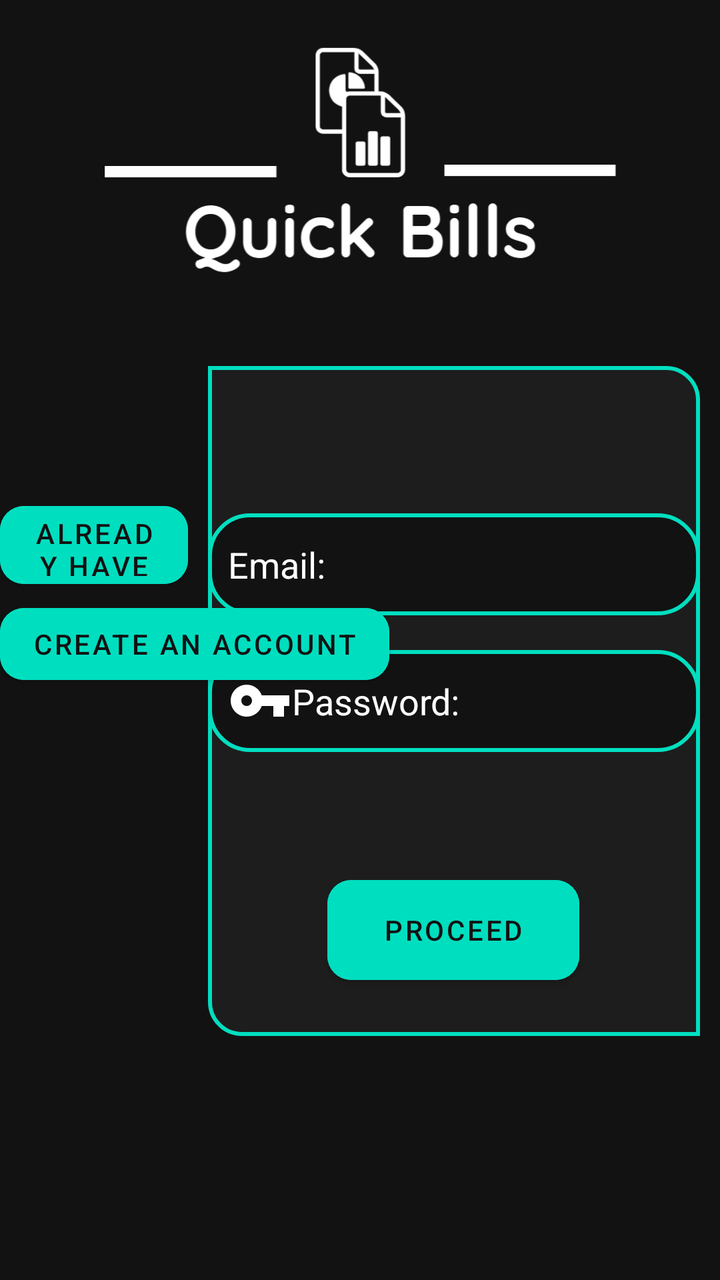
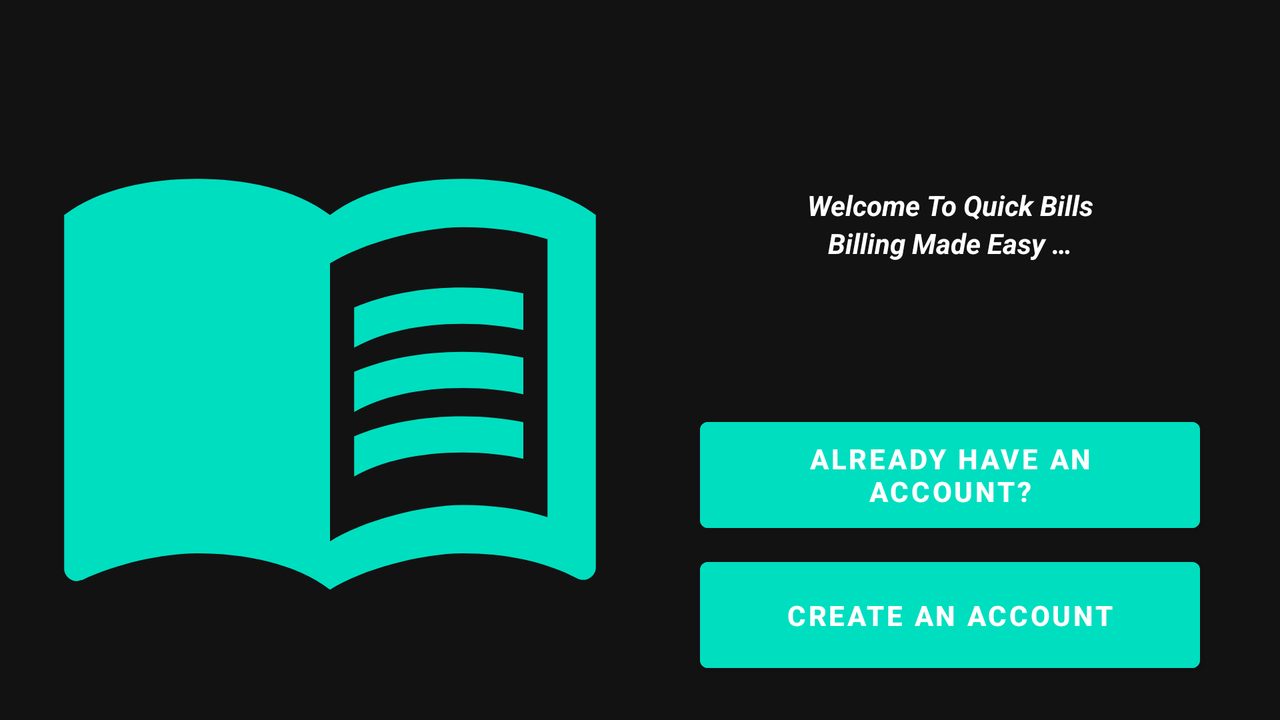

An Android layout and its configuration variant, each rendered on a device that would load it. The default file and the variant file are quoted in full after the pictures.
<!-- AndroidManifest.xml: application theme Theme.QuickBills -->
<!-- res/layout/activity_main.xml -->
<?xml version="1.0" encoding="utf-8"?>
<androidx.constraintlayout.widget.ConstraintLayout xmlns:android="http://schemas.android.com/apk/res/android"
    xmlns:app="http://schemas.android.com/apk/res-auto"
    xmlns:tools="http://schemas.android.com/tools"
    android:id="@+id/loginScreen"
    android:layout_width="match_parent"
    android:layout_height="match_parent"
    android:background="@color/background"
    tools:context=".activity.MainActivity" >

    <ImageView
        android:id="@+id/emailIcn"
        android:layout_width="match_parent"
        android:layout_height="171dp"
        android:contentDescription="@string/email_icn_description"
        app:layout_constraintEnd_toEndOf="parent"
        app:layout_constraintStart_toStartOf="parent"
        app:layout_constraintTop_toTopOf="parent"
        app:srcCompat="@mipmap/quick_bills_logo" />

    <Button
        android:id="@+id/loginBtn"
        android:layout_width="94dp"
        android:layout_height="51dp"
        android:layout_marginTop="76dp"
        android:backgroundTint="@color/secondary"
        android:text="@string/log_in_text"
        android:textColor="@color/background"
        app:cornerRadius="@dimen/btn_radius"
        app:layout_constraintStart_toStartOf="parent"
        app:layout_constraintTop_toBottomOf="@+id/emailIcn" />

    <Button
        android:id="@+id/signUpBtn"
        android:layout_width="wrap_content"
        android:layout_height="wrap_content"
        android:backgroundTint="@color/secondary"
        android:text="@string/sign_up_text"
        android:textColor="@color/background"
        app:cornerRadius="@dimen/btn_radius"
        app:layout_constraintStart_toStartOf="parent"
        app:layout_constraintTop_toBottomOf="@+id/loginBtn" />

    <androidx.constraintlayout.widget.ConstraintLayout
        android:layout_width="0dp"
        android:layout_height="335dp"
        android:layout_marginLeft="10sp"
        android:layout_marginTop="12dp"
        android:layout_marginRight="10sp"
        android:background="@drawable/rectangle"
        app:layout_constraintEnd_toEndOf="parent"
        app:layout_constraintHorizontal_bias="0.578"
        app:layout_constraintStart_toEndOf="@+id/loginBtn"
        app:layout_constraintTop_toBottomOf="@+id/emailIcn">

        <EditText
            android:id="@+id/editTextTextEmailAddress"
            android:layout_width="0dp"
            android:layout_height="51dp"
            android:layout_marginTop="56dp"
            android:autofillHints="@string/email_hint"
            android:background="@drawable/input_radius"
            android:drawableStart="@mipmap/outline_email_white_36"
            android:ems="10"
            android:hint="@string/email_hint"
            android:inputType="textEmailAddress"
            android:paddingLeft="10sp"
            android:paddingRight="10sp"
            android:textColor="@color/foreground"
            android:textColorHint="@color/text_hint"
            app:layout_constraintBottom_toTopOf="@+id/editTextTextPassword"
            app:layout_constraintEnd_toEndOf="parent"
            app:layout_constraintStart_toStartOf="parent"
            app:layout_constraintTop_toTopOf="parent" />

        <EditText
            android:id="@+id/editTextTextPassword"
            android:layout_width="0dp"
            android:layout_height="51dp"
            android:autofillHints="@string/email_hint"
            android:background="@drawable/input_radius"
            android:drawableStart="@mipmap/baseline_vpn_key_white_48"
            android:ems="10"
            android:hint="@string/password_hint"
            android:inputType="textPassword"
            android:paddingLeft="10sp"
            android:paddingRight="10sp"
            android:textColor="@color/foreground"
            android:textColorHint="@color/text_hint"
            app:layout_constraintBottom_toBottomOf="parent"
            app:layout_constraintEnd_toEndOf="parent"
            app:layout_constraintStart_toStartOf="parent"
            app:layout_constraintTop_toTopOf="parent" />

        <Button
            android:id="@+id/submitBtn"
            android:layout_width="126dp"
            android:layout_height="62dp"
            android:layout_marginTop="36dp"
            android:backgroundTint="@color/secondary"
            android:text="@string/submit_btn"
            android:textColor="@color/background"
            app:cornerRadius="@dimen/btn_radius"
            app:layout_constraintBottom_toBottomOf="parent"
            app:layout_constraintEnd_toEndOf="parent"
            app:layout_constraintHorizontal_bias="0.497"
            app:layout_constraintStart_toStartOf="parent"
            app:layout_constraintTop_toBottomOf="@+id/editTextTextPassword" />

    </androidx.constraintlayout.widget.ConstraintLayout>

</androidx.constraintlayout.widget.ConstraintLayout>
<!-- resources referenced by this layout -->
<resources>
  <color name="background">#121212</color>
  <color name="foreground">#FFFFFF</color>
  <color name="secondary">#00dec0</color>
  <color name="text_hint">#CFCFCF</color>
  <dimen name="btn_radius">12sp</dimen>
  <!-- drawable input_radius (drawable) -->
  <?xml version="1.0" encoding="utf-8"?>
  <shape xmlns:android="http://schemas.android.com/apk/res/android"
      android:shape="rectangle"
      android:padding="10dp">
  
      <solid android:color="@color/background" />
      <corners
          android:radius="20sp"/>
      <stroke android:color="@color/secondary" android:width="2sp"/>
  </shape>
  <!-- drawable rectangle (drawable) -->
  <?xml version="1.0" encoding="utf-8"?>
  <shape xmlns:android="http://schemas.android.com/apk/res/android" android:shape="rectangle">
      <solid android:color="@color/surface"/>
      <corners android:bottomLeftRadius="@dimen/layout_login_radius" android:topRightRadius="@dimen/layout_login_radius"/>
      <stroke  android:width="2dip" android:color="#000000"/>
      <stroke android:color="@color/secondary" android:width="2sp"/>
  </shape>
  <!-- mipmap baseline_vpn_key_white_48: png bitmap (mipmap-xxhdpi, 499 bytes) -->
  <!-- mipmap quick_bills_logo: png bitmap (mipmap-xxhdpi, 24111 bytes) -->
  <string name="email_hint"> Email: </string>
  <string name="email_icn_description">Email Icon</string>
  <string name="log_in_text">Already have an account?</string>
  <string name="password_hint">Password:</string>
  <string name="sign_up_text">Create an Account</string>
  <string name="submit_btn">Proceed</string>
  <style name="Theme.QuickBills" parent="Theme.MaterialComponents.DayNight.DarkActionBar">
          
          <item name="colorPrimary">@color/surface</item>
          <item name="colorPrimaryVariant">@color/background</item>
          <item name="colorOnPrimary">@color/white</item>
          
          <item name="colorSecondary">@color/teal_200</item>
          <item name="colorSecondaryVariant">@color/teal_700</item>
          <item name="colorOnSecondary">@color/black</item>
          
          <item name="android:statusBarColor" tools:targetApi="l">?attr/colorPrimaryVariant</item>
          
      </style>
  <color name="surface">#1D1D1D</color>
  <dimen name="layout_login_radius">16.0sp</dimen>
  <color name="white">#FFFFFFFF</color>
  <color name="teal_200">#FF03DAC5</color>
  <color name="teal_700">#FF018786</color>
  <color name="black">#FF000000</color>
</resources>
<!-- res/layout-land/activity_main.xml (the repository's variant of the layout above) -->
<!-- drawn on the phone turned sideways -->
<?xml version="1.0" encoding="utf-8"?>
<androidx.constraintlayout.widget.ConstraintLayout xmlns:android="http://schemas.android.com/apk/res/android"
    xmlns:app="http://schemas.android.com/apk/res-auto"
    xmlns:tools="http://schemas.android.com/tools"
    android:layout_width="match_parent"
    android:layout_height="match_parent"
    android:background="@color/background"
    tools:context=".activity.MainActivity">

    <ImageView
        android:id="@+id/imageView"
        android:layout_width="290dp"
        android:layout_height="0dp"
        android:layout_marginStart="20dp"
        android:contentDescription="@string/email_icn_description"
        app:layout_constraintBottom_toBottomOf="parent"
        app:layout_constraintStart_toStartOf="parent"
        app:layout_constraintTop_toTopOf="parent"
        app:srcCompat="@drawable/ic_all_bills" />

    <TextView
        android:id="@+id/welcome_text_id"
        android:layout_width="wrap_content"
        android:layout_height="wrap_content"
        android:text="@string/welcome_text"
        android:textColor="@color/foreground"
        android:textSize="@dimen/dashboard_text"
        android:textStyle="bold|italic"
        app:layout_constraintBottom_toTopOf="@+id/log_in_btn_id"
        app:layout_constraintEnd_toEndOf="parent"
        app:layout_constraintStart_toEndOf="@+id/imageView"
        app:layout_constraintTop_toTopOf="parent" />

    <TextView
        android:id="@+id/welcome_text_id2"
        android:layout_width="wrap_content"
        android:layout_height="wrap_content"
        android:text="@string/welcome_text_2"
        android:textColor="@color/foreground"
        android:textSize="@dimen/dashboard_text"
        android:textStyle="bold|italic"
        app:layout_constraintEnd_toEndOf="parent"
        app:layout_constraintStart_toEndOf="@+id/imageView"
        app:layout_constraintTop_toBottomOf="@+id/welcome_text_id" />

    <Button
        android:id="@+id/log_in_btn_id"
        android:layout_width="0dp"
        android:layout_height="65dp"
        android:layout_marginStart="40dp"
        android:layout_marginEnd="40dp"
        android:layout_marginBottom="5dp"
        android:backgroundTint="@color/secondary"
        android:text="@string/log_in_text"
        android:textAllCaps="true"
        android:textStyle="bold"
        app:layout_constraintBottom_toTopOf="@+id/sign_up_btn_id"
        app:layout_constraintEnd_toEndOf="parent"
        app:layout_constraintStart_toEndOf="@+id/imageView" />

    <Button
        android:id="@+id/sign_up_btn_id"
        android:layout_width="0dp"
        android:layout_height="65dp"
        android:layout_marginStart="40dp"
        android:layout_marginEnd="40dp"
        android:layout_marginBottom="20dp"
        android:backgroundTint="@color/secondary"
        android:text="@string/sign_up_text"
        android:textAllCaps="true"
        android:textStyle="bold"
        app:layout_constraintBottom_toBottomOf="parent"
        app:layout_constraintEnd_toEndOf="parent"
        app:layout_constraintStart_toEndOf="@+id/imageView" />

</androidx.constraintlayout.widget.ConstraintLayout>
<!-- resources referenced by the variant -->
<!-- as the phone turned sideways resolves them -->
<resources>
  <color name="background">#121212</color>
  <color name="foreground">#FFFFFF</color>
  <color name="secondary">#00dec0</color>
  <!-- drawable ic_all_bills (drawable) -->
  <vector android:height="35dp" android:tint="#00DEC0"
      android:viewportHeight="24" android:viewportWidth="24"
      android:width="35dp" xmlns:android="http://schemas.android.com/apk/res/android">
      <path android:fillColor="@android:color/white" android:pathData="M21,5c-1.11,-0.35 -2.33,-0.5 -3.5,-0.5c-1.95,0 -4.05,0.4 -5.5,1.5c-1.45,-1.1 -3.55,-1.5 -5.5,-1.5S2.45,4.9 1,6v14.65c0,0.25 0.25,0.5 0.5,0.5c0.1,0 0.15,-0.05 0.25,-0.05C3.1,20.45 5.05,20 6.5,20c1.95,0 4.05,0.4 5.5,1.5c1.35,-0.85 3.8,-1.5 5.5,-1.5c1.65,0 3.35,0.3 4.75,1.05c0.1,0.05 0.15,0.05 0.25,0.05c0.25,0 0.5,-0.25 0.5,-0.5V6C22.4,5.55 21.75,5.25 21,5zM21,18.5c-1.1,-0.35 -2.3,-0.5 -3.5,-0.5c-1.7,0 -4.15,0.65 -5.5,1.5V8c1.35,-0.85 3.8,-1.5 5.5,-1.5c1.2,0 2.4,0.15 3.5,0.5V18.5z"/>
      <path android:fillColor="@android:color/white" android:pathData="M17.5,10.5c0.88,0 1.73,0.09 2.5,0.26V9.24C19.21,9.09 18.36,9 17.5,9c-1.7,0 -3.24,0.29 -4.5,0.83v1.66C14.13,10.85 15.7,10.5 17.5,10.5z"/>
      <path android:fillColor="@android:color/white" android:pathData="M13,12.49v1.66c1.13,-0.64 2.7,-0.99 4.5,-0.99c0.88,0 1.73,0.09 2.5,0.26V11.9c-0.79,-0.15 -1.64,-0.24 -2.5,-0.24C15.8,11.66 14.26,11.96 13,12.49z"/>
      <path android:fillColor="@android:color/white" android:pathData="M17.5,14.33c-1.7,0 -3.24,0.29 -4.5,0.83v1.66c1.13,-0.64 2.7,-0.99 4.5,-0.99c0.88,0 1.73,0.09 2.5,0.26v-1.52C19.21,14.41 18.36,14.33 17.5,14.33z"/>
  </vector>
  <string name="email_icn_description">Email Icon</string>
  <string name="log_in_text">Already have an account?</string>
  <string name="sign_up_text">Create an Account</string>
  <string name="welcome_text">Welcome To Quick Bills</string>
  <string name="welcome_text_2">Billing Made Easy …</string>
  <style name="Theme.QuickBills" parent="Theme.MaterialComponents.DayNight.DarkActionBar">
          
          <item name="colorPrimary">@color/surface</item>
          <item name="colorPrimaryVariant">@color/background</item>
          <item name="colorOnPrimary">@color/white</item>
          
          <item name="colorSecondary">@color/teal_200</item>
          <item name="colorSecondaryVariant">@color/teal_700</item>
          <item name="colorOnSecondary">@color/black</item>
          
          <item name="android:statusBarColor" tools:targetApi="l">?attr/colorPrimaryVariant</item>
          
      </style>
  <color name="surface">#1D1D1D</color>
  <color name="white">#FFFFFFFF</color>
  <color name="teal_200">#FF03DAC5</color>
  <color name="teal_700">#FF018786</color>
  <color name="black">#FF000000</color>
</resources>
